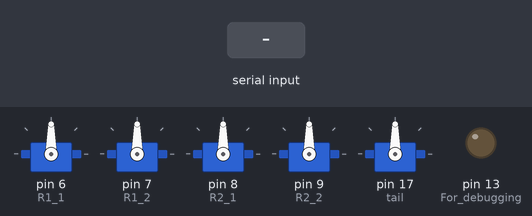
Recording of a sketch running on a simulated Arduino Uno, built with avr-gcc and run on an emulated ATmega328P. Shown: 5 × servo, output pins drawn as LEDs (lit = HIGH). The inputs (shaded band) are chosen by the test bench.

Above: at 1.2 s.
1.3 s: "f\n" received over Serial
At 4.0 s:
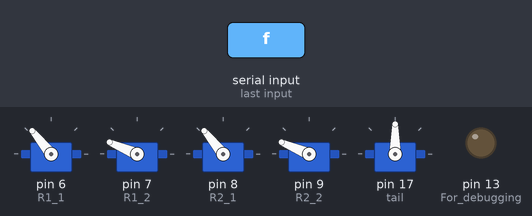
4.3 s: byte 102 ('f') received over Serial
7.3 s: byte 116 ('t') received over Serial
At 8.6 s:
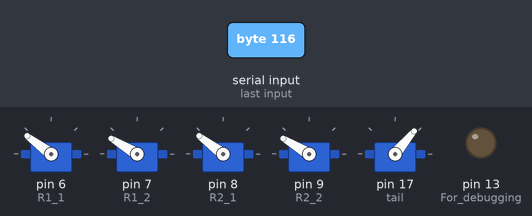
9.3 s: byte 100 ('d') received over Serial
At 10.5 s:
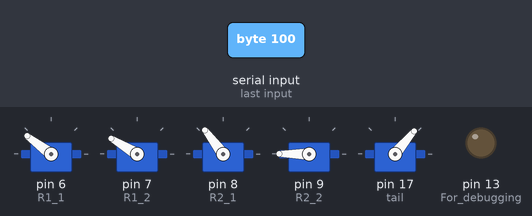
Timing chart, 0 to 23.4 s (numbered marks = the images above; inputs shaded):
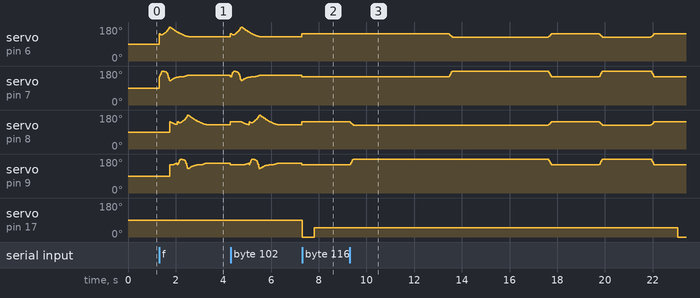

Measured:
- after the input at 7.3 s, servo on pin 17 (tail): 90° → 0° at once, → 50° 0.50 s later

The sketch:

RP2040_node1.ino
```cpp
/*
RP2040_node1.ino
By: Jacob Choi, David Zhang
Date: 4/15/2023

- Controls 4x servos on the quadruped's RIGHT side
- Establishes serial connection between RPi and Arduino RP2040
- Checks for incoming messages, depending on the message, actuates
  one of 6 movements:
    'f': Forward
    's': Stand
    'l': Turn Left
    'r': Turn Right
    'd': Dance!
    't': Wag tail
*/

#include <Servo.h>

const unsigned int MAX_MESSAGE_BYTE_SIZE = 2; // 1 byte char & 1 terminating byte
const int LED_PIN = 5; // LED Digital Pin

Servo R1_1; // Right 1 Joint 1
Servo R1_2; // Right 1 Joint 2
Servo R2_1; // Right 2 Joint 1
Servo R2_2; // Right 2 Joint 2
Servo tail; // Tail

/* Angle Arrays for Forward Movement */
int joint1_angles_forward[80] = {143,144,143,142,140,139,138,138,138,139,141,142,144,145,147,148,150,151,153,154,156,158,160,162,165,168,172,175,178,180,180,178,177,175,174,172,171,170,168,167,165,164,163,162,160,159,158,156,155,154,153,152,151,149,148,147,146,145,144,143,143, 142, 141, 140, 139, 138, 138, 137, 136, 135, 134, 134, 133, 132, 132, 131, 131, 130, 130, 129};
int joint2_angles_forward[80] = {149,150,154,159,164,170,174,177,179,180,180,179,178,178,177,177,176,175,175,174,173,171,168,164,158,151,143,137,132,128,128,130,131,133,134,135,137,138,139,140,141,142,142,143,144,145,145,146,146,147,147,148,148,148,149,149,149,149,149,149,149, 149, 149, 149, 149, 150, 150, 150, 150, 151, 151, 152, 152, 153, 154, 154, 155, 156, 157, 157};

int joint1_angles_forward_secondary[100] = {143, 142, 141, 140, 139, 138, 138, 137, 136, 135, 134, 134, 133, 132, 132, 131, 131, 130, 130, 129, 143,144,143,142,140,139,138,138,138,139,141,142,144,145,147,148,150,151,153,154,156,158,160,162,165,168,172,175,178,180,180,178,177,175,174,172,171,170,168,167,165,164,163,162,160,159,158,156,155,154,153,152,151,149,148,147,146,145,144,143,143, 142, 141, 140, 139, 138, 138, 137, 136, 135, 134, 134, 133, 132, 132, 131, 131, 130, 130, 129};
int joint2_angles_forward_secondary[100] = {149, 149, 149, 149, 149, 150, 150, 150, 150, 151, 151, 152, 152, 153, 154, 154, 155, 156, 157, 157, 149,150,154,159,164,170,174,177,179,180,180,179,178,178,177,177,176,175,175,174,173,171,168,164,158,151,143,137,132,128,128,130,131,133,134,135,137,138,139,140,141,142,142,143,144,145,145,146,146,147,147,148,148,148,149,149,149,149,149,149,149, 149, 149, 149, 149, 150, 150, 150, 150, 151, 151, 152, 152, 153, 154, 154, 155, 156, 157, 157};

//int joint1_angles[60] = {143,144,143,142,140,139,138,138,138,139,141,142,144,145,147,148,150,151,153,154,156,158,160,162,165,168,172,175,178,180,180,178,177,175,174,172,171,170,168,167,165,164,163,162,160,159,158,156,155,154,153,152,151,149,148,147,146,145,144,143};
//int joint2_angles[60] = {149,150,154,159,164,170,174,177,179,180,180,179,178,178,177,177,176,175,175,174,173,171,168,164,158,151,143,137,132,128,128,130,131,133,134,135,137,138,139,140,141,142,142,143,144,145,145,146,146,147,147,148,148,148,149,149,149,149,149,149};

/* Angle Arrays for Dance Movement */
int joint1_angles_dance_orig[20] = {143,145,147,149,151,153,154,156,158,159,159,158,156,154,153,151,149,147,145,143};
int joint1_angles_dance[20] = {143,141,139,137,135,133,132,130,128,127,127,128,130,132,133,135,137,139,141,143};
int joint2_angles_dance[20] = {149,153,157,161,165,168,172,175,178,180,180,178,175,172,168,165,161,157,153,149};

void setup() {
  Serial.begin(9600);
  pinMode(LED_BUILTIN, OUTPUT); // For debugging: RP2040 board LED will flash when data is received
  R1_1.attach(6);
  R1_2.attach(7);
  R2_1.attach(8);
  R2_2.attach(9);
  tail.attach(17);
}

void loop() {
  if (Serial.available() > 0) {
    char read = Serial.read();
    if (read == '\n') {} // Terminating byte read, ignore current iteration
    else {
      actuateRobot(read);
    }
  }
}

void actuateRobot(char read) {
  switch(read) {
    case 'f':
      digitalWrite(LED_PIN, HIGH); // Flash onboard LED to signal successful transmission
      moveForward();
      digitalWrite(LED_PIN, LOW);
      break;
    case 's':
      digitalWrite(LED_PIN, HIGH);
      moveStand();
      digitalWrite(LED_PIN, LOW);
      break;
    case 'l':
      moveLeft();
      break;
    case 'r':
      moveRight();
      break;
    case 'd':
      digitalWrite(LED_PIN, HIGH);
      moveDance();
      digitalWrite(LED_PIN, HIGH);
      break;
    case 't':
      moveTail();
    default:
      break;
  }
}

void moveForward() {
  int secondary = 0;
  for (int i = 0; i < 80; i++){
    if (i >= 30) {
      R2_1.write(joint1_angles_forward_secondary[secondary]);
      R2_2.write(joint2_angles_forward_secondary[secondary]);
      secondary++; // secondary = 50 at i = 80
    }
    R1_1.write(joint1_angles_forward[i]);
    R1_2.write(joint2_angles_forward[i]);
    delay(15);
  }
  for (int j = 50; j < 100; j++) {
    R2_1.write(joint1_angles_forward_secondary[j]);
    R2_2.write(joint2_angles_forward_secondary[j]);
    delay(15);
  }
  delay(1000);
  moveStand();
}

/*
void moveForward() {
  for (int i = 0; i < 30; i++) {
    R1_1.write(joint1_angles[i]);
    R1_2.write(joint2_angles[i]);
    delay(15);
  }
  for (int j = 0; j < 30; j++) {
    R2_1.write(joint1_angles[j]);
    R2_2.write(joint2_angles[j]);
    delay(15);
  }
  // waiting
  for (int q = 0; q < 30; q++) {
    R1_1.write(joint1_angles[29]);
    R1_2.write(joint2_angles[29]);
    delay(15);
  }
  for (int w = 0; w < 30; w++) {
    R2_1.write(joint1_angles[29]);
    R2_2.write(joint2_angles[29]);
    delay(15);
  }
  // waiting end

  for (int k = 30; k < 60; k++) {
    R1_1.write(joint1_angles[k]);
    R1_2.write(joint2_angles[k]);
    R2_1.write(joint1_angles[k]);
    R2_2.write(joint2_angles[k]);
    delay(15);
  }
}
*/

void moveStand() {
  R1_1.write(143);
  R1_2.write(149);
  R2_1.write(143);
  R2_2.write(149);
  delay(15);
}

void moveLeft() {}
void moveRight() {}
void moveDance() {
  for (int i = 0; i < 10; i++) {
    R2_1.write(joint1_angles_dance[i]);
    R2_2.write(joint2_angles_dance[i]);
    delay(15);
  }
  delay(4000);
  for (int i = 0; i < 10; i++) {
    R1_1.write(joint1_angles_dance[i]);
    R1_2.write(joint2_angles_dance[i]);
    delay(15);
  }
  delay(4000);
  for (int i = 10; i < 20; i++) {
    R1_1.write(joint1_angles_dance[i]);
    R1_2.write(joint2_angles_dance[i]);
    R2_1.write(joint1_angles_dance[i]);
    R2_2.write(joint2_angles_dance[i]);
    delay(15);
  }
  delay(2000);
  for (int i = 0; i < 10; i++) {
    R1_1.write(joint1_angles_dance[i]);
    R1_2.write(joint2_angles_dance[i]);
    R2_1.write(joint1_angles_dance[i]);
    R2_2.write(joint2_angles_dance[i]);
    delay(15);
  }
  delay(2000);
  for (int i = 10; i < 20; i++) {
    R1_1.write(joint1_angles_dance[i]);
    R1_2.write(joint2_angles_dance[i]);
    R2_1.write(joint1_angles_dance[i]);
    R2_2.write(joint2_angles_dance[i]);
    delay(15);
  }
  delay(1000);
  for (int i = 0; i < 4; i++) {
    moveTailDance();
  }
}

void moveTailDance() {
  digitalWrite(LED_PIN, HIGH);
  tail.write(0);
  delay(500);
  digitalWrite(LED_PIN, LOW);
  tail.write(50);
  delay(500);
}

void moveTail() {
  tail.write(0);
  delay(500);
  tail.write(50);
  delay(500);
}
```
